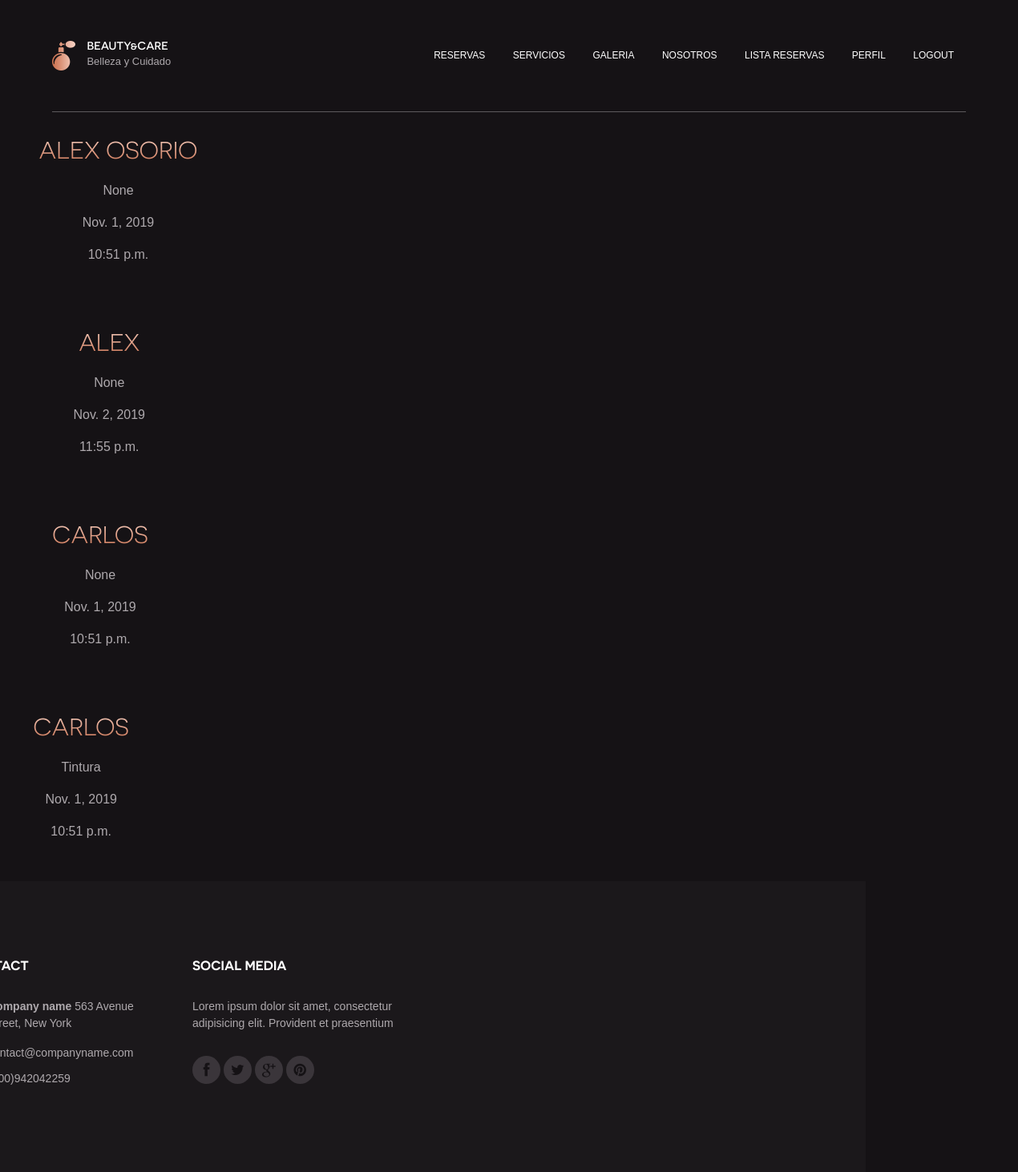
The app's page /reservas/listaReservas/ (signed in), older data.
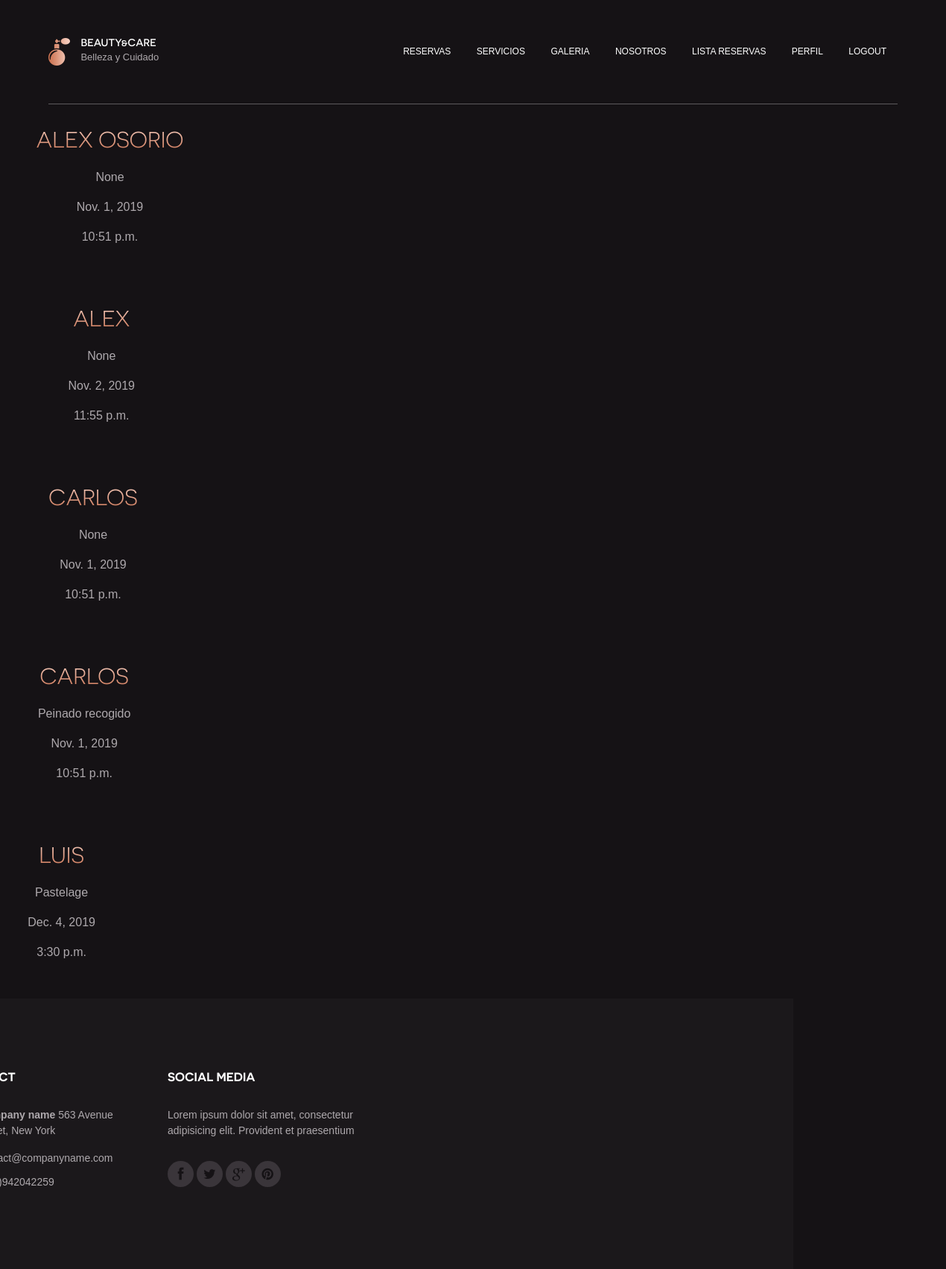
The same page, newer data.
### reservas/models.py (models this page shows, shortened)
class Reservas(models.Model):
    nombre = models.CharField(max_length=50)
    email = models.EmailField()
    telefono = models.IntegerField()
    fecha = models.DateField()
    hora = models.TimeField()
    servicio = models.ForeignKey(Servicios , on_delete=models.SET_NULL , null=True)
    class Meta:
        permissions = (
            ('gerente',_('Es gerente')),
            ('cliente',_('Es cliente')),
        )

### servicios/models.py (models this page shows, shortened)
class Servicios(models.Model):
    nombre = models.CharField(max_length=50)
    descripcion = models.TextField(max_length=500)
    categoria = models.ForeignKey('Categoria' , on_delete=models.SET_NULL , null=True)
    precio = models.IntegerField()
    imagen = models.ImageField(upload_to='servicios/')
    slug = models.SlugField(blank=True , null=True)
    class Meta:
        verbose_name = 'servicio'
        verbose_name_plural = 'servicios'
    def __str__(self):
        return self.nombre

### reservas/views.py (the view)
# urls.py: path('listaReservas/' , lista_reserva),
def lista_reserva(request):
    user = request.user
    if user.has_perm('reservas.gerente'):
        lista_reserva = Reservas.objects.all()
        context = {
            'lista_reserva' : lista_reserva ,
            }
        return render(request , 'Reservas/lista_reservas.html' , context)
    else:
        return render(request , 'Home.html')

### reservas/templates/Reservas/lista_reservas.html
{% extends 'base.html' %}
{% load static %}
{% block body %}
    {% for reserva in lista_reserva %}
        <div class="row">
			<div class="col-md-3">
				<div class="feature">
					<h3 class="feature-title"> <a href=""> {{reserva.nombre}}</a></h3>
					<p>{{reserva.servicio}} </p>
					<p>{{reserva.fecha}} </p>
					<p>{{reserva.hora}} </p>
				</div>
			</div>
    {% endfor %}
{% endblock body %}

Row changes from the older to the newer data that the page shows:
changed through a linked row, Reservas: servicio "Tintura" → "Peinado recogido"
added Reservas: nombre "LUIS", servicio "Pastelage", fecha "Dec. 4, 2019", hora "3:30 p.m."
